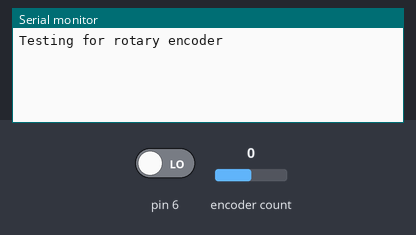
Bench run of a sketch on a simulated Arduino Uno, built with avr-gcc and run on an emulated ATmega328P. Parts: the last lines printed to the serial monitor. The test bench sets the inputs (shaded band); at power-on: encoder count 0, pin 6 LOW.

Above: at 1.2 s.
1.3 s: encoder count set to 1
At 2.5 s:
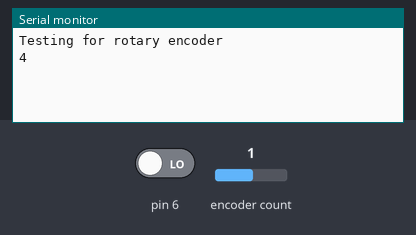
2.8 s: encoder count set to 2
At 3.6 s:
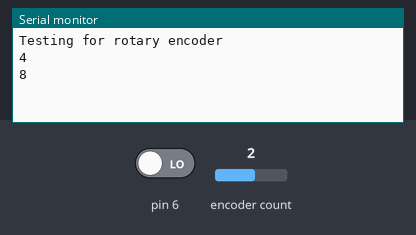

Measured:
- after the input at 1.3 s, the serial monitor: prints a new line at once (image 1)
- after the input at 2.8 s, the serial monitor: prints a new line at once (image 2)

The sketch:

encoder_v6.ino
```cpp
// (licence header left out)
#include <Encoder.h>
#include <EnableInterrupt.h>

Encoder DUT(5, 6);
long encoder_pos = 0;

void encoder_ISR() {
    encoder_pos = DUT.read();
}

void setup() {
    pinMode(5, INPUT);
    pinMode(6, INPUT);
    Serial.begin(9600);
    Serial.println("Testing for rotary encoder");

    enableInterrupt(5, encoder_ISR, CHANGE);
    enableInterrupt(6, encoder_ISR, CHANGE);
}

void loop() {
    long new_pos = DUT.read();
    if (new_pos != encoder_pos) {
        Serial.println(new_pos);
        encoder_pos = new_pos;
    }
}
```
